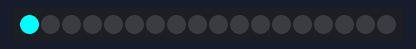
Bench run of a sketch on a simulated Arduino Uno, built with avr-gcc and run on an emulated ATmega328P. Parts: 18 RGB LEDs in strip order, left to right.

Above: at 0.05 s.
At 0.85 s:
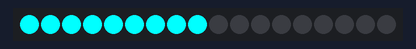
At 1.26 s:
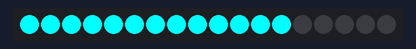
At 1.76 s:
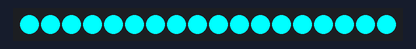
At 2.87 s:
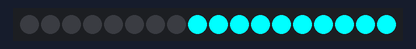
At 4.08 s:
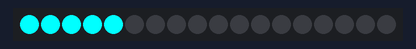

The sketch:

leds-endere_ados.ino
```cpp
#include <Adafruit_NeoPixel.h>

#define PINO 4
#define NUMERO_DE_LED 18

Adafruit_NeoPixel led(NUMERO_DE_LED, PINO, NEO_GRB + NEO_KHZ800);
#define DELAY 100

void setup() {
 Serial.begin(9600);
 led.begin();
}

void loop() {
  led.clear();
  for(int i=0; i<NUMERO_DE_LED; i++){
      led.setPixelColor(i,led.Color(0,255,255));
      led.show();
      delay(DELAY);
    }
   led.clear();
   for(int i=NUMERO_DE_LED; i>0; i--){
      led.setPixelColor(i,led.Color(0,255,255));
      led.show();
      delay(DELAY);
    }

}
```

Measured:
- by itself, everything shown: repeats every 3.6 s, in 36 steps
